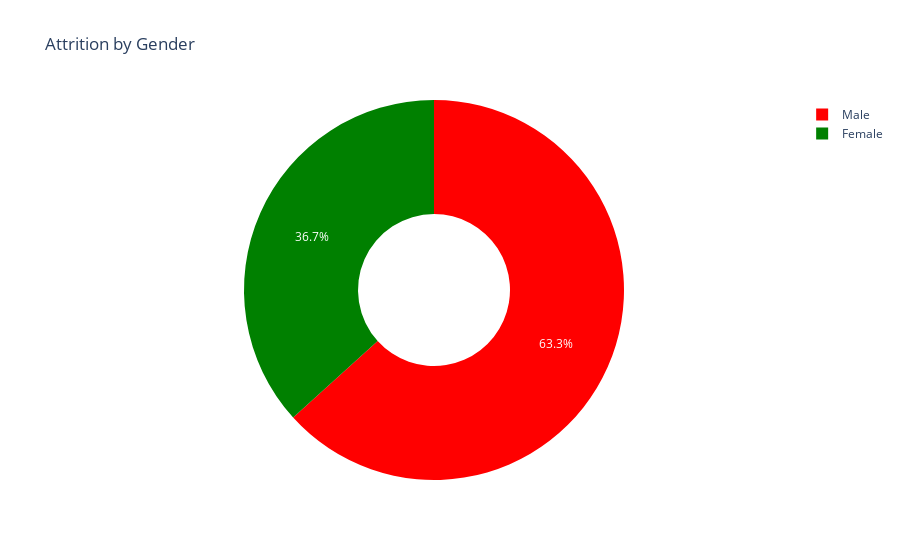

Notebook cell for this chart:
### Code cell
att_by_gender=att_df.groupby('Gender').size().reset_index(name='Count')
att_by_gender

fig = go.Figure(data=[go.Pie(
    labels=att_by_gender['Gender'],
    values=att_by_gender['Count'],
    hole=0.4,
    marker=dict(colors=[ 'Green','RED']),
    textposition='inside'
)])
fig.update_layout(title='Attrition by Gender')

fig.show()

### Figure 1 — Plotly figure (JSON) as saved in the notebook; plotly's stock layout.template omitted (floating-point values rounded to 4 significant figures)
{"data": [{"hole": 0.4, "labels": ["Female", "Male"], "marker": {"colors": ["Green", "RED"]}, "textposition": "inside", "type": "pie", "values": [87, 150]}], "layout": {"title": {"text": "Attrition by Gender"}}}
